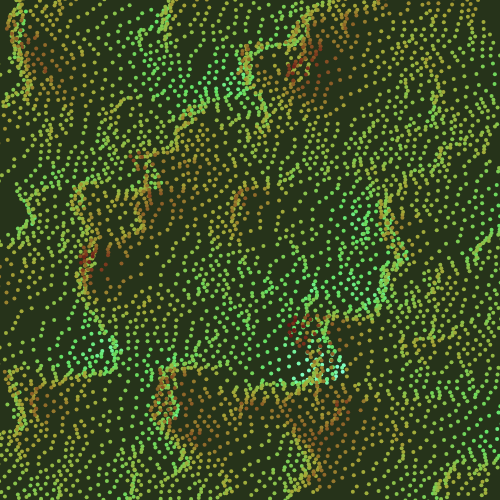
Frame 1 (no input)
Frame 60 (no input): identical to frame 1, image omitted
Frame 120 (the mouse pressed at the canvas centre since frame 60): identical to frame 1, image omitted

The p5.js sketch that drew this single still picture (run headless with seeded random() and noise() and a simulated clock; from frame 60 on, the mouse is pressed at the canvas centre):

// p5.js sketch
// ── sketch.js
const DIM = 50
let w
let coords = []
let z = 0

let xom, yom

function setup() {
    createCanvas(500, 500);
    colorMode(HSB)
    w = width / DIM

    xom = random(1, 10)
    yom = random(1, 10)

    for (let j = 0; j < DIM; j++) {
        let row = []
        let isoRow = []
        for (let i = 0; i < DIM; i++) {
            const x = w * i + w / 4
            const y = w * j + w / 4


            row.push({ x: x, y: y })
            isoRow.push({ x: x + w / 2, y: y + w / 2 })
        }
        coords.push(row)
        coords.push(isoRow)
    }

    strokeWeight(4)
}

function draw() {
    background(90, 50, 20);

    for (let i = 0; i < coords.length; i++) {
        for (let j = 0; j < coords[i].length; j++) {
            let { x, y } = coords[i][j]
            let n = noise(x / 70, y / 70, z)
            let offX = map(n, 0, 1, -w * xom, w * xom)
            let offY = map(n, 0, 1, -w * yom, w * yom)

            let hu = map(n, .2, .8, 20, 150)
            let sa = map(n, .2, .8, 75, 50)
            let br = map(n, .2, .8, 50, 100)
            let col = color(hu, sa, br)

            stroke(col)
            point(x + offX, y + offY)
        }
    }
}
